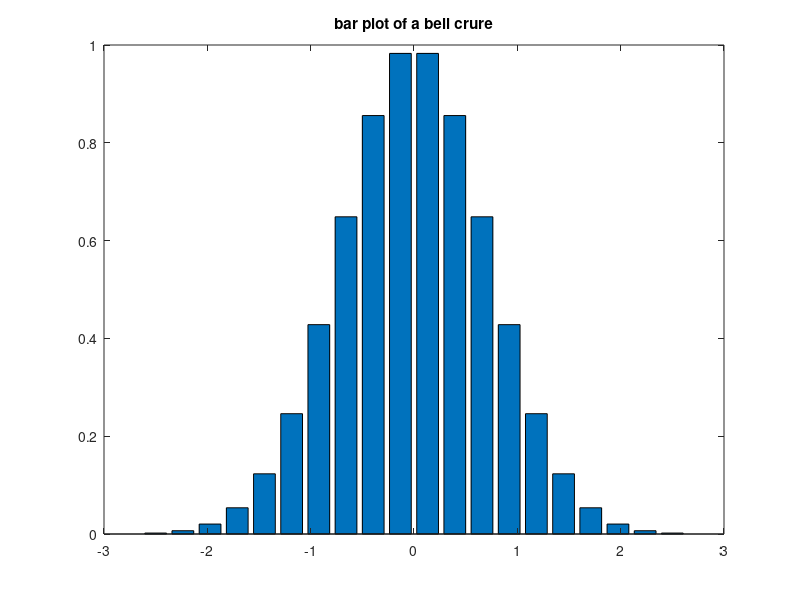

Here is the MATLAB script that generated this plot:
x=linspace(-2.5,2.5,20);                 
        y=exp(-x.*x);
        bar (x,y)
        title('bar plot of a bell crure');